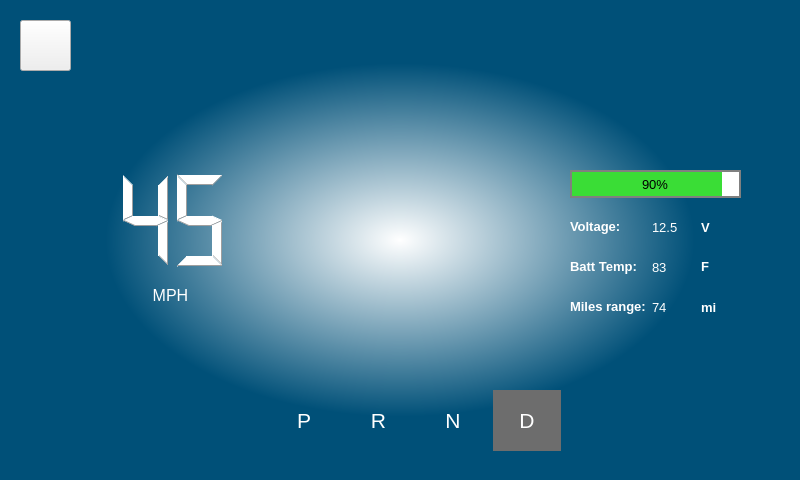
<?xml version="1.0" encoding="UTF-8"?>
<ui version="4.0">
 <class>MainWindow</class>
 <widget class="QMainWindow" name="MainWindow">
  <property name="geometry">
   <rect>
    <x>0</x>
    <y>0</y>
    <width>800</width>
    <height>480</height>
   </rect>
  </property>
  <property name="font">
   <font>
    <pointsize>10</pointsize>
   </font>
  </property>
  <property name="windowTitle">
   <string>MainWindow</string>
  </property>
  <widget class="QWidget" name="centralwidget">
   <widget class="QLabel" name="background">
    <property name="geometry">
     <rect>
      <x>0</x>
      <y>0</y>
      <width>800</width>
      <height>480</height>
     </rect>
    </property>
    <property name="styleSheet">
     <string notr="true">QLabel#background{
	background-color: qradialgradient(spread:pad, cx:0.5, cy:0.5, radius:0.5, fx:0.5, fy:0.5, stop:0 rgba(255, 255, 255, 255), stop:0.736318 rgba(0, 80, 120, 255));
}</string>
    </property>
    <property name="text">
     <string/>
    </property>
   </widget>
   <widget class="QLabel" name="logo">
    <property name="geometry">
     <rect>
      <x>300</x>
      <y>140</y>
      <width>220</width>
      <height>190</height>
     </rect>
    </property>
    <property name="styleSheet">
     <string notr="true"/>
    </property>
    <property name="text">
     <string>&lt;html&gt;&lt;head/&gt;&lt;body&gt;&lt;p align=&quot;center&quot;&gt;&lt;img src=&quot;:/img/logo&quot;width=&quot;220&quot; height=&quot;190&quot;/&gt;&lt;/p&gt;&lt;/body&gt;&lt;/html&gt;</string>
    </property>
   </widget>
   <widget class="QWidget" name="horizontalLayoutWidget_5">
    <property name="geometry">
     <rect>
      <x>270</x>
      <y>390</y>
      <width>291</width>
      <height>61</height>
     </rect>
    </property>
    <layout class="QHBoxLayout" name="horizontalLayout_5">
     <item>
      <widget class="QLabel" name="pLabel">
       <property name="styleSheet">
        <string notr="true"/>
       </property>
       <property name="text">
        <string>&lt;html&gt;&lt;head/&gt;&lt;body&gt;&lt;p align=&quot;center&quot;&gt;&lt;span style=&quot; font-size:16pt; color:#ffffff;&quot;&gt;P&lt;/span&gt;&lt;/p&gt;&lt;/body&gt;&lt;/html&gt;</string>
       </property>
      </widget>
     </item>
     <item>
      <widget class="QLabel" name="rLabel">
       <property name="text">
        <string>&lt;html&gt;&lt;head/&gt;&lt;body&gt;&lt;p align=&quot;center&quot;&gt;&lt;span style=&quot; font-size:16pt; color:#ffffff;&quot;&gt;R&lt;/span&gt;&lt;/p&gt;&lt;/body&gt;&lt;/html&gt;</string>
       </property>
      </widget>
     </item>
     <item>
      <widget class="QLabel" name="nLabel">
       <property name="text">
        <string>&lt;html&gt;&lt;head/&gt;&lt;body&gt;&lt;p align=&quot;center&quot;&gt;&lt;span style=&quot; font-size:16pt; color:#ffffff;&quot;&gt;N&lt;/span&gt;&lt;/p&gt;&lt;/body&gt;&lt;/html&gt;</string>
       </property>
      </widget>
     </item>
     <item>
      <widget class="QLabel" name="dLabel">
       <property name="styleSheet">
        <string notr="true">background-color: rgb(109, 109, 109);</string>
       </property>
       <property name="text">
        <string>&lt;html&gt;&lt;head/&gt;&lt;body&gt;&lt;p align=&quot;center&quot;&gt;&lt;span style=&quot; font-size:16pt; color:#ffffff;&quot;&gt;D&lt;/span&gt;&lt;/p&gt;&lt;/body&gt;&lt;/html&gt;</string>
       </property>
      </widget>
     </item>
    </layout>
   </widget>
   <widget class="QLCDNumber" name="speedometer">
    <property name="geometry">
     <rect>
      <x>60</x>
      <y>150</y>
      <width>171</width>
      <height>141</height>
     </rect>
    </property>
    <property name="font">
     <font>
      <pointsize>10</pointsize>
      <weight>50</weight>
      <bold>false</bold>
     </font>
    </property>
    <property name="contextMenuPolicy">
     <enum>Qt::NoContextMenu</enum>
    </property>
    <property name="styleSheet">
     <string notr="true">color: white;
background-color: rgba(255,255,255,0)</string>
    </property>
    <property name="smallDecimalPoint">
     <bool>false</bool>
    </property>
    <property name="digitCount">
     <number>3</number>
    </property>
    <property name="segmentStyle">
     <enum>QLCDNumber::Filled</enum>
    </property>
    <property name="intValue" stdset="0">
     <number>45</number>
    </property>
   </widget>
   <widget class="QLabel" name="mphLabel">
    <property name="geometry">
     <rect>
      <x>130</x>
      <y>280</y>
      <width>81</width>
      <height>31</height>
     </rect>
    </property>
    <property name="font">
     <font>
      <pointsize>10</pointsize>
     </font>
    </property>
    <property name="styleSheet">
     <string notr="true">font-size: 20;
color:white;</string>
    </property>
    <property name="text">
     <string>&lt;html&gt;&lt;head/&gt;&lt;body&gt;&lt;p align=&quot;center&quot;&gt;&lt;span style=&quot; font-size:12pt;&quot;&gt;MPH&lt;/span&gt;&lt;/p&gt;&lt;/body&gt;&lt;/html&gt;</string>
    </property>
   </widget>
   <widget class="QWidget" name="horizontalLayoutWidget">
    <property name="geometry">
     <rect>
      <x>210</x>
      <y>10</y>
      <width>401</width>
      <height>102</height>
     </rect>
    </property>
    <layout class="QHBoxLayout" name="horizontalLayout">
     <item>
      <widget class="QLabel" name="leftArrow">
       <property name="styleSheet">
        <string notr="true">border-image: url(:/img/leftArrow);</string>
       </property>
       <property name="text">
        <string>&lt;html&gt;&lt;head/&gt;&lt;body&gt;&lt;p align=&quot;center&quot;&gt;&lt;br/&gt;&lt;/p&gt;&lt;/body&gt;&lt;/html&gt;</string>
       </property>
      </widget>
     </item>
     <item>
      <widget class="QLabel" name="rightArrow">
       <property name="styleSheet">
        <string notr="true">border-image: url(:/img/rightArrow);</string>
       </property>
       <property name="text">
        <string>&lt;html&gt;&lt;head/&gt;&lt;body&gt;&lt;p align=&quot;center&quot;&gt;&lt;br/&gt;&lt;/p&gt;&lt;/body&gt;&lt;/html&gt;</string>
       </property>
      </widget>
     </item>
    </layout>
   </widget>
   <widget class="QPushButton" name="shutdownButton">
    <property name="geometry">
     <rect>
      <x>20</x>
      <y>20</y>
      <width>51</width>
      <height>51</height>
     </rect>
    </property>
    <property name="styleSheet">
     <string notr="true">QPushButton{
	border-image: url(:/img/shutdown);
}
QPushButton:pressed {
	border-image: url(:/img/shutdownRed);
}</string>
    </property>
    <property name="text">
     <string/>
    </property>
   </widget>
   <widget class="QLabel" name="label">
    <property name="geometry">
     <rect>
      <x>10</x>
      <y>400</y>
      <width>81</width>
      <height>71</height>
     </rect>
    </property>
    <property name="styleSheet">
     <string notr="true"/>
    </property>
    <property name="text">
     <string>&lt;html&gt;&lt;head/&gt;&lt;body&gt;&lt;p align=&quot;center&quot;&gt;&lt;img src=&quot;:/img/warning&quot;/&gt;&lt;/p&gt;&lt;/body&gt;&lt;/html&gt;</string>
    </property>
   </widget>
   <widget class="QWidget" name="gridLayoutWidget">
    <property name="geometry">
     <rect>
      <x>570</x>
      <y>210</y>
      <width>173</width>
      <height>114</height>
     </rect>
    </property>
    <layout class="QGridLayout" name="gridLayout">
     <item row="1" column="2">
      <widget class="QLabel" name="fahrenheitUnitLabel">
       <property name="font">
        <font>
         <pointsize>10</pointsize>
         <weight>75</weight>
         <bold>true</bold>
        </font>
       </property>
       <property name="styleSheet">
        <string notr="true">color: rgb(255,255,255)</string>
       </property>
       <property name="text">
        <string>&lt;html&gt;&lt;head/&gt;&lt;body&gt;&lt;p&gt;F&lt;/p&gt;&lt;/body&gt;&lt;/html&gt;</string>
       </property>
      </widget>
     </item>
     <item row="1" column="1">
      <widget class="QLabel" name="batteryTemperatureText">
       <property name="font">
        <font>
         <pointsize>10</pointsize>
        </font>
       </property>
       <property name="styleSheet">
        <string notr="true">color: rgb(255,255,255)</string>
       </property>
       <property name="text">
        <string>83</string>
       </property>
      </widget>
     </item>
     <item row="0" column="0">
      <widget class="QLabel" name="voltageLabel">
       <property name="font">
        <font>
         <pointsize>10</pointsize>
         <weight>75</weight>
         <bold>true</bold>
        </font>
       </property>
       <property name="styleSheet">
        <string notr="true"/>
       </property>
       <property name="text">
        <string>&lt;html&gt;&lt;head/&gt;&lt;body&gt;&lt;p&gt;&lt;span style=&quot; color:#ffffff;&quot;&gt;Voltage:&lt;/span&gt;&lt;/p&gt;&lt;/body&gt;&lt;/html&gt;</string>
       </property>
      </widget>
     </item>
     <item row="0" column="1">
      <widget class="QLabel" name="voltageText">
       <property name="font">
        <font>
         <pointsize>10</pointsize>
         <weight>50</weight>
         <italic>false</italic>
         <bold>false</bold>
        </font>
       </property>
       <property name="styleSheet">
        <string notr="true">color: rgb(255,255,255)</string>
       </property>
       <property name="text">
        <string>12.5</string>
       </property>
      </widget>
     </item>
     <item row="1" column="0">
      <widget class="QLabel" name="batteryTemperatureLabel">
       <property name="font">
        <font>
         <pointsize>10</pointsize>
         <weight>75</weight>
         <bold>true</bold>
        </font>
       </property>
       <property name="text">
        <string>&lt;html&gt;&lt;head/&gt;&lt;body&gt;&lt;p&gt;&lt;span style=&quot; color:#ffffff;&quot;&gt;Batt Temp:&lt;/span&gt;&lt;/p&gt;&lt;/body&gt;&lt;/html&gt;</string>
       </property>
      </widget>
     </item>
     <item row="2" column="0">
      <widget class="QLabel" name="milesLabel">
       <property name="font">
        <font>
         <pointsize>10</pointsize>
         <weight>75</weight>
         <bold>true</bold>
         <strikeout>false</strikeout>
        </font>
       </property>
       <property name="styleSheet">
        <string notr="true">color: white</string>
       </property>
       <property name="text">
        <string>&lt;html&gt;&lt;head/&gt;&lt;body&gt;&lt;p&gt;Miles range:&lt;/p&gt;&lt;/body&gt;&lt;/html&gt;</string>
       </property>
      </widget>
     </item>
     <item row="2" column="1">
      <widget class="QLabel" name="milesText">
       <property name="font">
        <font>
         <pointsize>10</pointsize>
        </font>
       </property>
       <property name="styleSheet">
        <string notr="true">color: white</string>
       </property>
       <property name="text">
        <string>74</string>
       </property>
      </widget>
     </item>
     <item row="0" column="2">
      <widget class="QLabel" name="voltageUnitLabel">
       <property name="font">
        <font>
         <pointsize>10</pointsize>
         <weight>75</weight>
         <bold>true</bold>
        </font>
       </property>
       <property name="styleSheet">
        <string notr="true">color: rgb(255,255,255)</string>
       </property>
       <property name="text">
        <string>V</string>
       </property>
      </widget>
     </item>
     <item row="2" column="2">
      <widget class="QLabel" name="milesUnitLabel">
       <property name="font">
        <font>
         <pointsize>10</pointsize>
         <weight>75</weight>
         <bold>true</bold>
        </font>
       </property>
       <property name="styleSheet">
        <string notr="true">color: rgb(255,255,255)</string>
       </property>
       <property name="text">
        <string>mi</string>
       </property>
      </widget>
     </item>
    </layout>
   </widget>
   <widget class="QProgressBar" name="chargePercentageBar">
    <property name="geometry">
     <rect>
      <x>570</x>
      <y>170</y>
      <width>171</width>
      <height>28</height>
     </rect>
    </property>
    <property name="styleSheet">
     <string notr="true"> QProgressBar::chunk {
     background-color: #3add36;
     width: 1px;
 }

 QProgressBar {
     border: 2px solid grey;
     border-radius: 0px;
     text-align: center;
 }</string>
    </property>
    <property name="value">
     <number>90</number>
    </property>
    <property name="invertedAppearance">
     <bool>false</bool>
    </property>
   </widget>
  </widget>
 </widget>
 <resources>
  <include location="resource.qrc"/>
 </resources>
 <connections/>
</ui>
